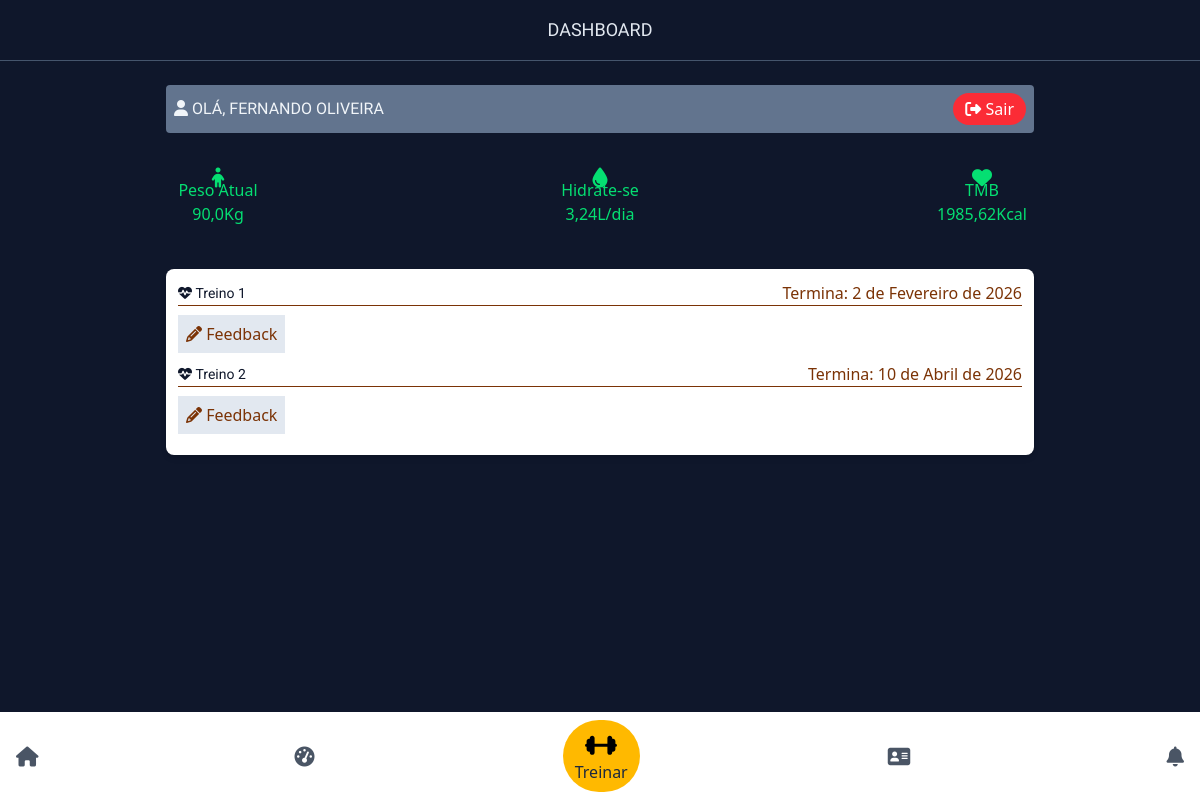
/home/ (signed in), run on the app's committed database.
### app/models.py (models this page shows)
class DadosIniciais(models.Model):
    user_id = models.ForeignKey(User, on_delete=models.CASCADE)
    data_nascimento = models.DateField(blank=True)
    celular = models.CharField(blank=True)
    altura = models.IntegerField(blank=True)
    peso = models.FloatField(blank=True)
    genero = models.CharField(max_length=255, blank=True)
    def Idade(self):
        hoje = datetime.date.today()
        idade = hoje.year - self.data_nascimento.year - ((hoje.month, hoje.day) < (self.data_nascimento.month, self.data_nascimento.day))
        return idade
    def calc_agua(self):
        idade = self.Idade()
        quantidade = self.peso*idade
        return round(quantidade/1000, 2)
    def calc_kcal(self):
        peso = self.peso
        altura = self.altura
        idade=self.Idade()
        genero = self.genero
        if genero == 'masculino':
            tmb = 66.47+(13.75*peso)+(5.003*altura)-(6.775*idade)
        elif genero == 'feminino':
            tmb=655.09+(9.563*peso)+(1.85*altura)-(4.676*idade)
        elif not genero:
            tmb = 0
        return round(tmb,2)

### app_personal/models.py (models this page shows, shortened)
class Mesociclo(models.Model):
    user = models.ForeignKey(User, on_delete=models.CASCADE)
    titulo = models.CharField(max_length=255)
    periodizacao = models.CharField(max_length=255)
    pub_date = models.DateTimeField(auto_now_add=True)
    duracao = models.DateField(null=True)

### app/views.py (the view)
# urls.py: path('home/', views.home, name='home'),
def home(request):
    user_auth = request.user.is_authenticated
    user_id = request.user.id
    user_group = request.user.groups.all()
    if not user_auth:
        return redirect('login_view')
    else:
        dados_iniciais_verificados = DadosIniciais.objects.filter(user_id = user_id)
        treino = Mesociclo.objects.filter(user_id=user_id)
        if not dados_iniciais_verificados:
            return redirect('dados_iniciais')
        else:
            dados_iniciais = DadosIniciais.objects.get(user_id = user_id)
            context={
            'treino':treino,
            'grupo':user_group,
            'dados_iniciais':dados_iniciais,
            'calc_idade':dados_iniciais.Idade(),
            'calc_agua':dados_iniciais.calc_agua(),
            'tmb':dados_iniciais.calc_kcal()
        }
        return render(request, 'inicio/home.html', context)

### app/templates/inicio/home.html (shortened to what this page needs)
{% extends 'base/base.html' %}
{% block 'content'%}
{% if user %}
<h1 class="text-center text-lg border-b-1 border-slate-600 p-4 text-slate-200">DASHBOARD</h1>
<section class="content w-full max-w-[900px] m-auto my-2 p-4 text-white space-y-3 ">
    <div class="flex items-center justify-between bg-slate-500 p-2 rounded">
        <h1 class="text-slate-100"><i class="fa fa-user"></i>&nbsp;Olá, {{user.first_name}}</h1>
        <a href="{% url 'logout' %}" class="bg-red-500 py-1 px-3 rounded-full"><i class="fa fa-sign-out"></i> Sair</a>
    </div>
    <div class="flex flex-wrap items-center justify-between my-4 ">
        <div class=" w-26 h-26  flex flex-col items-center justify-center text-green-400">
            <i class="fa fa-child fa-lg"></i>
            <p class="font-medium">Peso Atual</p>
            <p>{{dados_iniciais.peso}}Kg</p>
        </div>
        <div class="w-26 h-26 rounded flex flex-col items-center justify-center text-green-400">
            <i class="fa fa-tint fa-lg"></i>
            <p class="font-medium">Hidrate-se</p>
            <p>{{calc_agua}}L/dia</p>
        </div>
        <div class="w-26 h-26 rounded flex flex-col items-center justify-center text-green-400">
            <i class="fa fa-heart fa-lg"></i>
            <p class="font-medium">TMB</p>
            <p>{{tmb}}Kcal</p>
        </div>
    </div>
    {% if treino %}
    <div class="bg-white p-3 rounded-lg text-amber-900 shadow-md">
        {% for t in treino %}
        <div class="flex items-center justify-between border-b-1">
            <h2 class="text-sm text-slate-900"><i class="fa fa-heartbeat"></i>&nbsp;{{t.titulo}}</h2>
            <p>Termina: {{t.duracao}}</p>
        </div>
        <ul class="flex items-center my-4">
            <li>
                <a href="" class="p-2 bg-slate-200">
                    <i class="fa fa-pencil"></i>
                    Feedback
                </a>
            </li>
        </ul>
        {% endfor %}
    </div>
    {% endif %}
</section>
{% endif %}
{% endblock %}

### app/static/css/style.css (style rules this page uses)
h1 { font-family: "Cal Sans", sans-serif !important; font-style: normal; text-transform: uppercase; }
h2 { font-family: 'Roboto'; }

### data on the page
DadosIniciais: peso "90,0"
Mesociclo: titulo "Treino 1", duracao "2 de Fevereiro de 2026"
Mesociclo: titulo "Treino 2", duracao "10 de Abril de 2026"

### other printed values
{{ user.first_name }} "FERNANDO OLIVEIRA"
{{ calc_agua }} "3,24"
{{ tmb }} "1985,62"
